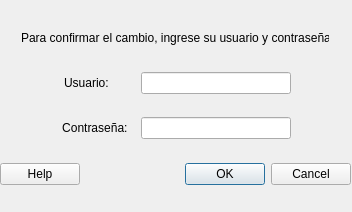
<?xml version="1.0" encoding="UTF-8"?>
<ui version="4.0">
 <class>Dialogo</class>
 <widget class="QDialog" name="Dialogo">
  <property name="geometry">
   <rect>
    <x>0</x>
    <y>0</y>
    <width>352</width>
    <height>212</height>
   </rect>
  </property>
  <property name="sizePolicy">
   <sizepolicy hsizetype="Maximum" vsizetype="Maximum">
    <horstretch>0</horstretch>
    <verstretch>0</verstretch>
   </sizepolicy>
  </property>
  <property name="windowTitle">
   <string>[ALERTA] Confirmar Cambios</string>
  </property>
  <property name="windowIcon">
   <iconset>
    <normaloff>../assets/Logo_Ventanas.png</normaloff>../assets/Logo_Ventanas.png</iconset>
  </property>
  <widget class="QWidget" name="verticalLayoutWidget">
   <property name="geometry">
    <rect>
     <x>0</x>
     <y>10</y>
     <width>351</width>
     <height>196</height>
    </rect>
   </property>
   <layout class="QVBoxLayout" name="verticalLayout">
    <item>
     <layout class="QHBoxLayout" name="horizontalLayout_3">
      <property name="spacing">
       <number>0</number>
      </property>
      <item>
       <spacer name="horizontalSpacer_5">
        <property name="orientation">
         <enum>Qt::Horizontal</enum>
        </property>
        <property name="sizeHint" stdset="0">
         <size>
          <width>40</width>
          <height>20</height>
         </size>
        </property>
       </spacer>
      </item>
      <item>
       <widget class="QLabel" name="label">
        <property name="maximumSize">
         <size>
          <width>308</width>
          <height>22</height>
         </size>
        </property>
        <property name="font">
         <font>
          <pointsize>9</pointsize>
         </font>
        </property>
        <property name="layoutDirection">
         <enum>Qt::LeftToRight</enum>
        </property>
        <property name="text">
         <string>&lt;html&gt;&lt;head/&gt;&lt;body&gt;&lt;p align=&quot;center&quot;&gt;Para confirmar el cambio, ingrese su &lt;span style=&quot; color:#000000;&quot;&gt;usuario&lt;/span&gt; y contraseña&lt;/p&gt;&lt;/body&gt;&lt;/html&gt;</string>
        </property>
       </widget>
      </item>
      <item>
       <spacer name="horizontalSpacer_6">
        <property name="orientation">
         <enum>Qt::Horizontal</enum>
        </property>
        <property name="sizeHint" stdset="0">
         <size>
          <width>40</width>
          <height>20</height>
         </size>
        </property>
       </spacer>
      </item>
     </layout>
    </item>
    <item>
     <layout class="QHBoxLayout" name="horizontalLayout">
      <property name="spacing">
       <number>0</number>
      </property>
      <item>
       <spacer name="horizontalSpacer_3">
        <property name="orientation">
         <enum>Qt::Horizontal</enum>
        </property>
        <property name="sizeType">
         <enum>QSizePolicy::Fixed</enum>
        </property>
        <property name="sizeHint" stdset="0">
         <size>
          <width>45</width>
          <height>20</height>
         </size>
        </property>
       </spacer>
      </item>
      <item>
       <widget class="QLabel" name="LabelUsuario">
        <property name="sizePolicy">
         <sizepolicy hsizetype="Preferred" vsizetype="Preferred">
          <horstretch>0</horstretch>
          <verstretch>0</verstretch>
         </sizepolicy>
        </property>
        <property name="font">
         <font>
          <pointsize>9</pointsize>
         </font>
        </property>
        <property name="styleSheet">
         <string notr="true">margin-right:10px;</string>
        </property>
        <property name="text">
         <string>&lt;html&gt;&lt;head/&gt;&lt;body&gt;&lt;p&gt;Usuario: &lt;/p&gt;&lt;/body&gt;&lt;/html&gt;</string>
        </property>
        <property name="alignment">
         <set>Qt::AlignCenter</set>
        </property>
       </widget>
      </item>
      <item>
       <widget class="QLineEdit" name="inputPassword_2">
        <property name="sizePolicy">
         <sizepolicy hsizetype="Fixed" vsizetype="Fixed">
          <horstretch>0</horstretch>
          <verstretch>0</verstretch>
         </sizepolicy>
        </property>
        <property name="minimumSize">
         <size>
          <width>150</width>
          <height>0</height>
         </size>
        </property>
        <property name="maximumSize">
         <size>
          <width>220</width>
          <height>22</height>
         </size>
        </property>
        <property name="inputMask">
         <string/>
        </property>
        <property name="text">
         <string/>
        </property>
        <property name="frame">
         <bool>true</bool>
        </property>
        <property name="echoMode">
         <enum>QLineEdit::Normal</enum>
        </property>
       </widget>
      </item>
      <item>
       <spacer name="horizontalSpacer_4">
        <property name="orientation">
         <enum>Qt::Horizontal</enum>
        </property>
        <property name="sizeType">
         <enum>QSizePolicy::Fixed</enum>
        </property>
        <property name="sizeHint" stdset="0">
         <size>
          <width>60</width>
          <height>20</height>
         </size>
        </property>
       </spacer>
      </item>
     </layout>
    </item>
    <item>
     <layout class="QHBoxLayout" name="horizontalLayout_2">
      <property name="spacing">
       <number>0</number>
      </property>
      <item>
       <spacer name="horizontalSpacer">
        <property name="orientation">
         <enum>Qt::Horizontal</enum>
        </property>
        <property name="sizeHint" stdset="0">
         <size>
          <width>40</width>
          <height>20</height>
         </size>
        </property>
       </spacer>
      </item>
      <item>
       <widget class="QLabel" name="CONTRASENA">
        <property name="sizePolicy">
         <sizepolicy hsizetype="Fixed" vsizetype="Fixed">
          <horstretch>0</horstretch>
          <verstretch>0</verstretch>
         </sizepolicy>
        </property>
        <property name="maximumSize">
         <size>
          <width>16777215</width>
          <height>16777215</height>
         </size>
        </property>
        <property name="font">
         <font>
          <pointsize>9</pointsize>
         </font>
        </property>
        <property name="styleSheet">
         <string notr="true">margin-right:10px;</string>
        </property>
        <property name="text">
         <string>&lt;html&gt;&lt;head/&gt;&lt;body&gt;&lt;p&gt;Contraseña: &lt;/p&gt;&lt;/body&gt;&lt;/html&gt;</string>
        </property>
        <property name="alignment">
         <set>Qt::AlignCenter</set>
        </property>
       </widget>
      </item>
      <item>
       <widget class="QLineEdit" name="inputPassword">
        <property name="sizePolicy">
         <sizepolicy hsizetype="Fixed" vsizetype="Fixed">
          <horstretch>0</horstretch>
          <verstretch>0</verstretch>
         </sizepolicy>
        </property>
        <property name="minimumSize">
         <size>
          <width>150</width>
          <height>0</height>
         </size>
        </property>
        <property name="maximumSize">
         <size>
          <width>220</width>
          <height>22</height>
         </size>
        </property>
        <property name="inputMask">
         <string/>
        </property>
        <property name="echoMode">
         <enum>QLineEdit::Password</enum>
        </property>
       </widget>
      </item>
      <item>
       <spacer name="horizontalSpacer_2">
        <property name="orientation">
         <enum>Qt::Horizontal</enum>
        </property>
        <property name="sizeType">
         <enum>QSizePolicy::Preferred</enum>
        </property>
        <property name="sizeHint" stdset="0">
         <size>
          <width>60</width>
          <height>20</height>
         </size>
        </property>
       </spacer>
      </item>
     </layout>
    </item>
    <item>
     <layout class="QHBoxLayout" name="horizontalLayout_4">
      <item>
       <widget class="QDialogButtonBox" name="Ayuda">
        <property name="maximumSize">
         <size>
          <width>330</width>
          <height>30</height>
         </size>
        </property>
        <property name="layoutDirection">
         <enum>Qt::LeftToRight</enum>
        </property>
        <property name="orientation">
         <enum>Qt::Horizontal</enum>
        </property>
        <property name="standardButtons">
         <set>QDialogButtonBox::Help</set>
        </property>
       </widget>
      </item>
      <item>
       <spacer name="horizontalSpacer_7">
        <property name="orientation">
         <enum>Qt::Horizontal</enum>
        </property>
        <property name="sizeHint" stdset="0">
         <size>
          <width>40</width>
          <height>20</height>
         </size>
        </property>
       </spacer>
      </item>
      <item>
       <spacer name="horizontalSpacer_8">
        <property name="orientation">
         <enum>Qt::Horizontal</enum>
        </property>
        <property name="sizeHint" stdset="0">
         <size>
          <width>40</width>
          <height>20</height>
         </size>
        </property>
       </spacer>
      </item>
      <item>
       <widget class="QDialogButtonBox" name="buttonBox">
        <property name="maximumSize">
         <size>
          <width>329</width>
          <height>24</height>
         </size>
        </property>
        <property name="orientation">
         <enum>Qt::Horizontal</enum>
        </property>
        <property name="standardButtons">
         <set>QDialogButtonBox::Cancel|QDialogButtonBox::Ok</set>
        </property>
       </widget>
      </item>
     </layout>
    </item>
   </layout>
  </widget>
 </widget>
 <resources/>
 <connections>
  <connection>
   <sender>buttonBox</sender>
   <signal>accepted()</signal>
   <receiver>Dialogo</receiver>
   <slot>accept()</slot>
   <hints>
    <hint type="sourcelabel">
     <x>248</x>
     <y>254</y>
    </hint>
    <hint type="destinationlabel">
     <x>157</x>
     <y>274</y>
    </hint>
   </hints>
  </connection>
  <connection>
   <sender>buttonBox</sender>
   <signal>rejected()</signal>
   <receiver>Dialogo</receiver>
   <slot>reject()</slot>
   <hints>
    <hint type="sourcelabel">
     <x>316</x>
     <y>260</y>
    </hint>
    <hint type="destinationlabel">
     <x>286</x>
     <y>274</y>
    </hint>
   </hints>
  </connection>
 </connections>
</ui>
